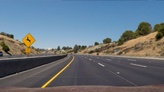
#> input picture test_images/test2.jpg, 164 x 92 px, shrunk from 1280 x 720 before the run
$ python run_2_threshold.py   (older library calls are emulated)
#> lines starting #> are read from the running program, lines starting #| are printed output that depends on the picture; after the words box and inside, x2 and y2 are one past the last pixel; in counts of white or black regions, pixels touching at a corner belong together
### methods.py
import numpy as np
import cv2
import glob
import matplotlib.pyplot as plt
import matplotlib.image as mpimg
import pickle
from moviepy.editor import VideoFileClip
from tqdm import tqdm

def load_calibration():
    calib = pickle.load(open("calibration.pkl", "rb"))
    print("Calibration Loaded")
    return calib[0], calib[1]

#load calibration
mtx, dist = load_calibration()
#> (reads calibration.pkl from the repository)

img_size = (1280, 720)

def load_transforms():
    #load perspective vars
    src = np.float32([[  585.0-10,  460.0],
               [ 0.0,  720.0],
               [ 1280.0,  720.0],
               [ 695.0+10,  460.0]])

    dst = np.float32([[320, 0],
                      [320, 720],
                      [960, 720],
                        [960, 0]])

    M = cv2.getPerspectiveTransform(src, dst)
    Minv = cv2.getPerspectiveTransform(dst, src)
    return M, Minv

M, Minv = load_transforms()

def undistort(img):
    undist = cv2.undistort(img, mtx, dist)
    return undist

def fast_unwarp_lane(img):
    global dist, mtx, img_size
    undist = cv2.undistort(img, mtx, dist)
    out = cv2.warpPerspective(undist, M, img_size, flags=cv2.INTER_LINEAR)
    return out

# [23 lines left out: functions fast_warp_lane, process_video, plot_images, not called in this run]

def plot_images_save(fname, images):
    """ Helper routine which plots all images passed as array in a single row """
    print(len(images))
    m = len(images)
    n = len(images[0])

    fig, axes = plt.subplots(m, n, figsize=(10*n, 10*m))
    if m == 1:
        axes = [axes]
    fig.tight_layout()
    for ix in range(m):
        for iy in range(n):
            axes[ix][iy].imshow(images[ix][iy], cmap='gray')
            axes[ix][iy].axis('off')
    fig.savefig(fname)

def abs_sobel_thresh(img_gray, orient='x', ksize=3,  thresh=(20,100)):
    sobel = None
    if orient=='x':
        sobel = cv2.Sobel(img_gray, cv2.CV_64F, 1, 0, ksize=ksize)
    else:
        sobel = cv2.Sobel(img_gray, cv2.CV_64F, 0, 1, ksize=ksize)
    abs_sobel = np.absolute(sobel)
    scaled = np.uint8(255*abs_sobel/np.max(abs_sobel))

    binary_output = np.zeros_like(scaled)
    binary_output[(scaled >= thresh[0]) & (scaled <= thresh[1])] = 1

    return binary_output

def mag_thresh(gray, ksize=9, thresh=(20,80)):
    sobelx = cv2.Sobel(gray, cv2.CV_64F, 1, 0, ksize=ksize)
    sobely = cv2.Sobel(gray, cv2.CV_64F, 0, 1, ksize=ksize)
    abssolxy = np.sqrt(sobelx ** 2 + sobely ** 2)
    scaledxy = (abssolxy*255/np.max(abssolxy)).astype(np.uint8)
    binary_output = np.zeros_like(scaledxy)
    binary_output[(scaledxy >= thresh[0]) & (scaledxy <= thresh[1])] = 1
    return binary_output

def dir_thresh(gray, ksize=15, thresh=(0.0, np.pi/2)):
    sobelx = cv2.Sobel(gray, cv2.CV_64F, 1, 0, ksize=ksize)
    abssobelx = np.absolute(sobelx)
    sobely = cv2.Sobel(gray, cv2.CV_64F, 0, 1, ksize=ksize)
    abssobely = np.absolute(sobely)

    abssobelxy = np.arctan2(abssobely,abssobelx)

    binary_output = np.zeros(abssobelxy.shape, dtype=np.uint8)
    binary_output[(abssobelxy >= thresh[0]) & (abssobelxy <= thresh[1])] = 1
    return binary_output

def hsv_select(image_hsv):
    i_h = image_hsv[:,:,0]
    i_s = image_hsv[:,:,1]
    i_v = image_hsv[:,:,2]

    i_h = cv2.equalizeHist(i_h)
    i_s = cv2.equalizeHist(i_s)
    i_v = cv2.equalizeHist(i_v)

    res = np.zeros_like(i_h).astype(np.uint8)
    res[(i_s > 200)  & (i_v > 150) ]  = 1 #yellow only
    res[(i_s<80) & (i_v > 240)]  = 1 #white only

    return res

# [11 lines left out: function hsv_debug, not called in this run]

def apply_stage_1(img_gray):
    x_image = abs_sobel_thresh(img_gray, orient='x', ksize=3, thresh=(20,200))
    y_image = abs_sobel_thresh(img_gray, orient='y', ksize=3, thresh=(20,200))
    xy_image = mag_thresh(img_gray, ksize=9, thresh=(20,100))
    dir_image = dir_thresh(img_gray, ksize=9, thresh=(0.7, 1.3))

    img_stage_1 = np.zeros_like(x_image)
    img_stage_1[(x_image == 1) | ((xy_image == 1) & (dir_image == 1))]  = 1 #dir_image is not working after lot of trials and error.
    #img_stage_1[((x_image == 1) | (y_image == 1))]  = 1
    return img_stage_1

def apply_thresholds(img):
    img = cv2.undistort(img, mtx, dist, None, mtx)
    img_hsv = cv2.cvtColor(img, cv2.COLOR_RGB2HSV)
    img_hsv_s = cv2.equalizeHist(img_hsv[:,:,2])

    stage_1 = apply_stage_1(img_hsv_s) #sending S channel as gray for sobel thresholding
    stage_2 = hsv_select(img_hsv)

    # hsv is generally better overall. x/y only on certain occasions.
    #res = (stage_1 * 72) + (stage_2 * 182) # lot of trials, got this. hsv is prominent, but xy sobel is when hsv is not working.
    res = stage_1 + stage_2
    binary_out = np.zeros_like(res)
    binary_out[res > 100] = 1
    return res, stage_1, stage_2

### run_2_threshold.py
from methods import *
import numpy as np
import matplotlib.pyplot as plt
from moviepy.editor import VideoFileClip
import glob
import cv2
import matplotlib.image as mpimg

def thresh(img, warp=False):
    res = apply_thresholds(img)

    binary = np.dstack((res*255, res*255, res*255))
    binary_warped = binary
    if warp == True:
        binary_warped = fast_unwarp_lane(binary)
    return binary_warped


if __name__ == "__main__":
    """
    #inp = "project_small"
    inp = "project_video"

    process_video(infile=inp + ".mp4",
              outfile=inp + "_threshold.mp4",
              method=thresh)
    """
    files = glob.glob("test_images/test2.jpg")

    print(files)
    images = []
    for ix, fname in enumerate(files):
        img = mpimg.imread(fname)
#> img is the input picture: shape (92, 164, 3); mean R, G, B 102.8, 114.6, 125.5

        t = thresh(img, True)
#> in apply_thresholds, `img_hsv = cv2.cvtColor(img, cv2.COLOR_RGB2HSV)`: img_hsv: shape (92, 164, 3); mean H, S, V 39.6, 26.1, 52.1
#> in apply_stage_1, `x_image = abs_sobel_thresh(img_gray, orient='x', ksize=3, thresh=(20,2..`:
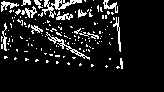
#> x_image: shape (92, 164); values 0 (black) and 1 (white), 10.6% white in thin lines or dots, all inside (x1, y1, x2, y2) = (1, 0, 123, 69)
#> in apply_stage_1, `y_image = abs_sobel_thresh(img_gray, orient='y', ksize=3, thresh=(20,2..`: y_image: shape (92, 164); values 0 (black) and 1 (white), 27% white; 35 white regions (31 under 20 px), largest, box (x1, y1, x2, y2) and area: (0, 1, 123, 65) 3589, (45, 60, 123, 69) 186, (105, 2, 118, 18) 109, (98, 1, 109, 5) 20
#> in mag_thresh, `sobely = cv2.Sobel(gray, cv2.CV_64F, 0, 1, ksize=ksize)`:
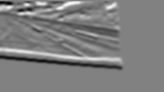
#> sobely: shape (92, 164) float64; min -1976391, max 1915532, mean -39966.7; drawn with min black and max white
#> in apply_stage_1, `xy_image = mag_thresh(img_gray, ksize=9, thresh=(20,100))`: xy_image: shape (92, 164); values 0 (black) and 1 (white), 30.3% white; 16 white regions (13 under 20 px), largest, box (x1, y1, x2, y2) and area: (0, 0, 125, 71) 4152, (0, 51, 121, 66) 321, (59, 0, 76, 6) 44
#> in dir_thresh, `abssobelxy = np.arctan2(abssobely,abssobelx)`:
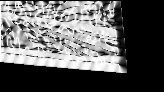
#> abssobelxy: shape (92, 164) float64; min 0, max 1.57, mean 0.601; drawn with min black and max white
#> in apply_stage_1, `dir_image = dir_thresh(img_gray, ksize=9, thresh=(0.7, 1.3))`: dir_image: shape (92, 164); values 0 (black) and 1 (white), 18.7% white in thin lines or dots, all inside (x1, y1, x2, y2) = (1, 1, 127, 73)
#> in apply_thresholds, `stage_1 = apply_stage_1(img_hsv_s)`: stage_1: shape (92, 164); values 0 (black) and 1 (white), 18.5% white in thin lines or dots, all inside (x1, y1, x2, y2) = (1, 0, 124, 70)
#> in hsv_select, `i_v = image_hsv[:,:,2]`:
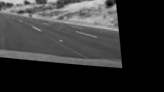
#> i_v: shape (92, 164); min 0, max 213, mean 52.1
#> in hsv_select, `i_h = cv2.equalizeHist(i_h)`:
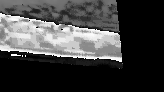
#> i_h: shape (92, 164); min 0, max 255, mean 65.6
#> in hsv_select, `i_s = cv2.equalizeHist(i_s)`:
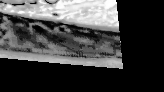
#> i_s: shape (92, 164); min 0, max 255, mean 65.1
#> in apply_thresholds, `stage_2 = hsv_select(img_hsv)`: stage_2: shape (92, 164); values 0 (black) and 1 (white), 8.5% white; 11 white regions (9 under 20 px), largest, box (x1, y1, x2, y2) and area: (29, 0, 118, 27) 1221, (4, 7, 19, 12) 44
#> in apply_thresholds, `res = stage_1 + stage_2`:
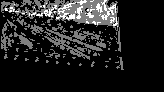
#> res: shape (92, 164); min 0, max 2, mean 0.27; drawn with min black and max white
        images.append([img, t])

    plot_images_save("output_images/3_warping.png", images)
#| 1
#> in plot_images_save, `m = len(images)`: m = 1
#> in plot_images_save, `n = len(images[0])`: n = 2
#> (the run stopped early here; a loop or call above may not have finished)
